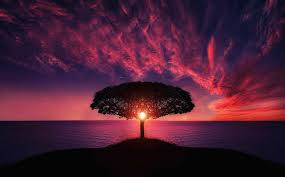
#> input picture EXP_1/img.jpeg, 285 x 177 px
$ python index.py
#> lines starting #> are read from the running program, lines starting #| are printed output that depends on the picture
#import cv2, numpy and matplotlib libraries
import cv2
import numpy as np
import matplotlib.pyplot as plt
img=cv2.imread("img.jpeg")
#> img is the input picture: shape (177, 285, 3); mean B, G, R 51.4, 30.5, 73.5

# Converting BGR color to RGB color format
RGB_img = cv2.cvtColor(img, cv2.COLOR_BGR2RGB)

# Using 0 to read image in grayscale mode
GRAY_img = cv2.imread("img.jpeg", cv2.IMREAD_GRAYSCALE)
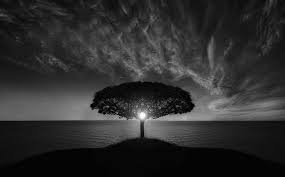
#> GRAY_img: shape (177, 285); min 0, max 255, mean 45.7

# Using cv2.ROTATE_180 rotate by
# 180 degrees clockwise
rotated_img = cv2.rotate(img, cv2.ROTATE_180)
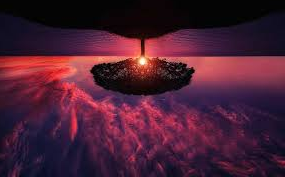
#> rotated_img: shape (177, 285, 3); mean B, G, R 51.4, 30.5, 73.5

#Displaying image using cv2.imshow() method
cv2.imshow('Original image', img)
cv2.imshow('Colored image',RGB_img)
cv2.imshow('Grayscale image', GRAY_img)
cv2.imshow('Rotated image', rotated_img)

#hold the window
#> (the run stopped early here; a loop or call above may not have finished)
